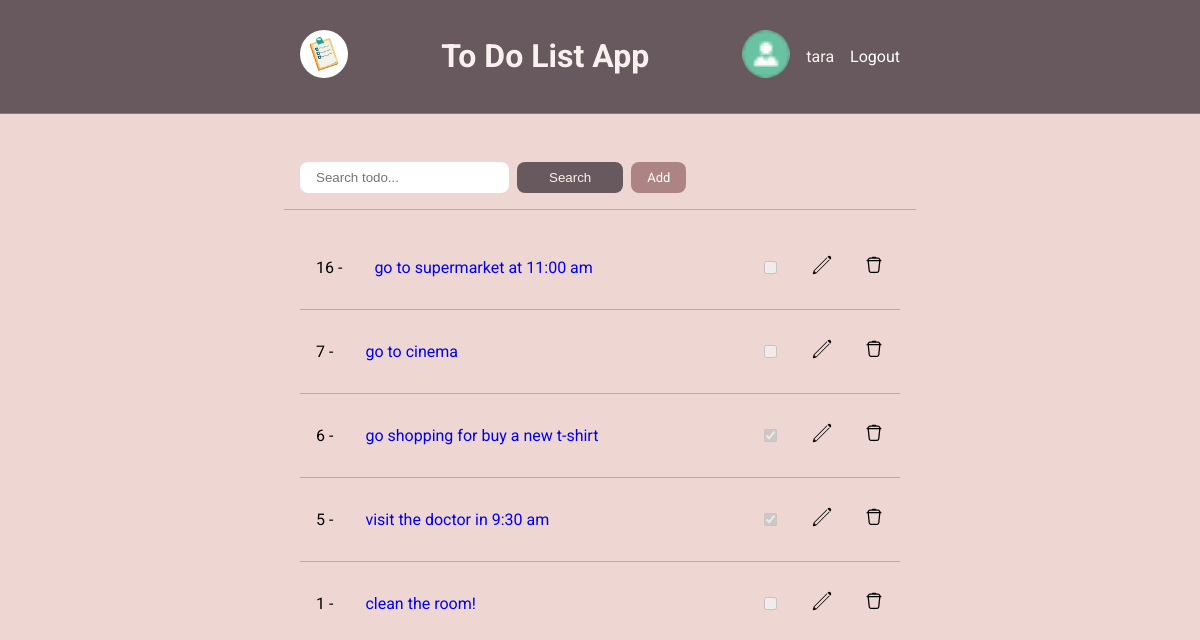
The app's page / (signed in) with its own data.
### base/models.py (models this page shows, shortened)
class Todo(models.Model):
    user=models.ForeignKey(User, on_delete=models.CASCADE)
    title=models.CharField(max_length=200)
    description=models.TextField()
    checked=models.BooleanField(default=False ,null=False, blank=False)
    created=models.DateTimeField(auto_now=True)
    updated=models.DateTimeField(auto_now_add=True)
    class Meta:
        ordering=['-updated','-created']

### base/views.py (the view)
# urls.py: path('', views.home, name='home'),
def home(request):
    user= request.user
    add=False
    if not user.is_authenticated:
        todolist=None
    else:
        q= request.GET.get('q') if request.GET.get('q') is not None else ''
        todolist= Todo.objects.filter((Q(title__icontains=q) | Q(description__icontains=q)) & (Q(user__username__icontains=request.user)))
    context={'add':add, 'todolist':todolist, 'user':user}
    return render(request, 'base/todo_list.html',context)

### base/templates/base/todo_list.html (shortened to what this page needs)
{% extends 'base/main.html' %} {% block content %}
<div class="todolist-container">
  {% include 'base/todo_search.html' %}
  <ul class="todolist">
    {% for todo in todolist %} {% include 'base/todo.html' %} {% endfor %}
  </ul>
</div>
{% endblock content %}

### base/templates/base/navbar.html (shortened to what this page needs)
{% load static %}
<div class="header">
  <div class="header-container">
    <a href="{% url 'home' %}"
      ><img class="logo" src="{% static 'images/todologo.png' %}"
    /></a>
    <h1 class="app-title">To Do List App</h1>
    <div class="div-hor">
      <a href="{% url 'login' %}">
        <img class="logo" src="{% static 'images/avatar.png' %}" />
      </a>
      {% if user.is_authenticated %}
      <p>{{user}}</p>
      <a class="a-link" style="color: white" href="{% url 'logout' %}"
        >Logout</a
      >
      {% else %}
      <a class="a-link" style="color: white" href="{% url 'login' %}">Login</a>
      {% endif %}
    </div>
  </div>
</div>

### base/templates/base/todo.html (shortened to what this page needs)
<li class="todo">
  <div class="trash-edit">
    <p>{{todo.id}} -</p>
    <a class="a-link" href="{% url 'todo-show' todo.id %}">{{todo.title}}</a>
  </div>
  <div class="trash-edit">
    {% if todo.checked == False %}
    <input type="checkbox" disabled />
    {% else %}
    <input type="checkbox" checked disabled />
    {% endif %}
    <div class="edit">
      <a href="{% url 'edit-todo' todo.id %}">
      </a>
    </div>
    <div class="trash">
      <a href="{% url 'delete-todo' todo.id %}">
      </a>
    </div>
  </div>
</li>

### static/styles/main.css (style rules this page uses)
body { margin: 0; background-color: #eed6d3; display: flex; flex-direction: column; justify-content: center; align-items: center; font-family: "Roboto", sans-serif; scroll-behavior: smooth; box-sizing: border-box; overflow-x: hidden; }
.div-hor { display: flex; flex-direction: row; justify-content: center; align-items: center; gap: 1rem; }
.a-link { text-decoration: none; }

### base/templates/base/navbar.html (style rules this page uses)
.logo { width: 48px; height: 48px; border-radius: 50%; }
.header { background-color: #67595e; display: flex; justify-content: space-between; align-items: center; width: 100%; border-bottom: solid gray 1px; color: #f9f1f0; }
.header-container { padding: 1rem; margin: 0 auto; width: 50%; display: flex; justify-content: space-between; align-items: center; }

### base/templates/base/todo_list.html (style rules this page uses)
.todolist-container { display: flex; justify-content: center; align-items: center; flex-direction: column; width: 100%; }
.todolist { padding: 0; list-style-type: none; width: 50%; }

### base/templates/base/todo.html (style rules this page uses)
.todo { display: flex; padding: 1rem; justify-content: space-between; align-items: center; border-bottom: 1px solid rgb(172, 172, 172); }
.todo:last-child { border-bottom: none; }
.trash-edit { display: flex; justify-content: center; align-items: center; gap: 2rem; }
.trash, .edit { display: grid; place-content: center; }

### records on screen
Todo: id "16", title "go to supermarket at 11:00 am"
Todo: id "7", title "go to cinema"
Todo: id "6", title "go shopping for buy a new t-shirt"
Todo: id "5", title "visit the doctor in 9:30 am"
Todo: id "1", title "clean the room!"

### other values on screen
{{ user }} "tara"
